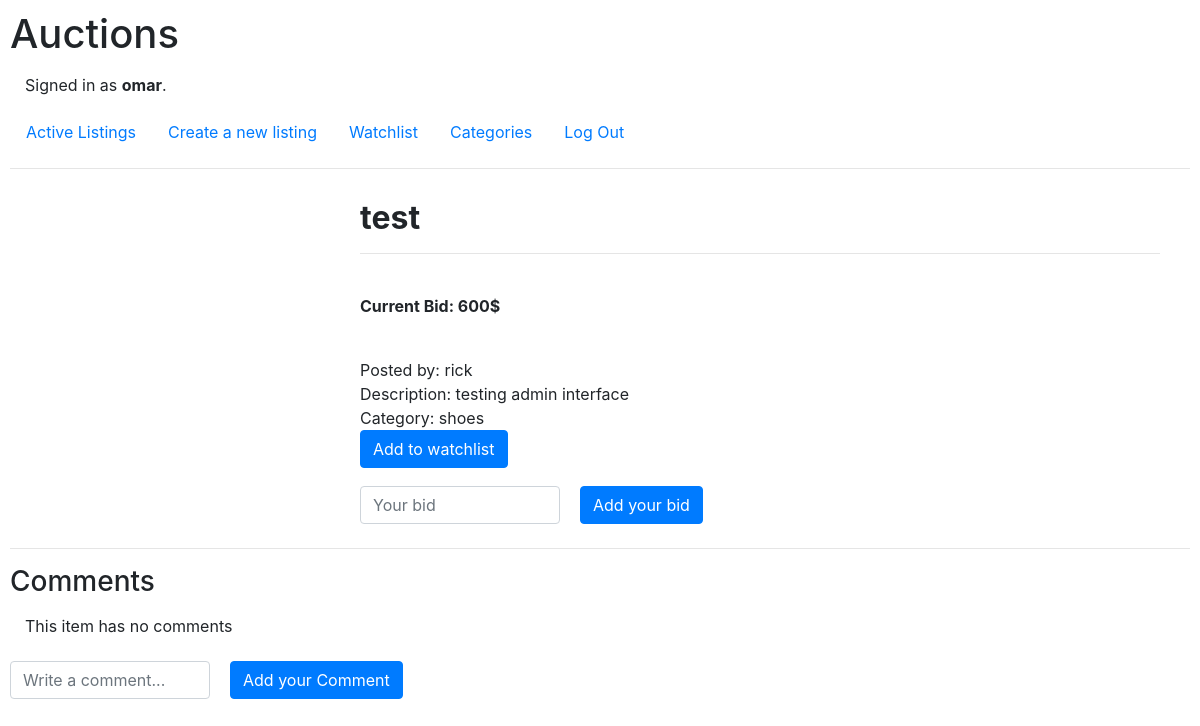
The page /lisitng/test (signed in) on the database its author committed.
### auctions/models.py (models this page shows)
class User(AbstractUser):
    pass

class Listing(models.Model):
	user = models.ForeignKey(User, on_delete= models.CASCADE, blank=False, default = "")
	title = models.CharField(max_length = 64, blank=False)
	description = models.CharField(max_length = 200, blank=False)
	starting_bid = models.IntegerField(blank = False)
	url = models.CharField(max_length = 500, blank = True)
	category = models.ForeignKey(Category, on_delete = models.CASCADE, default = "")
	sold = models.BooleanField(default = False)

class Category(models.Model):
	name = models.CharField(max_length = 64, blank = False)

### auctions/views.py (the view, shortened to what this page needs)
# urls.py: path("lisitng/<str:title>", views.listing, name= "listing"),
@login_required(login_url='login')
def listing(request, title):
    item = Listing.objects.get(title = title)
    comments = Comment.objects.filter(item = item)
    user_watchlist = Watchlist.objects.filter(user = request.user)
    if request.method == "POST":
        current_bid = request.POST["bid"]
        item.starting_bid = current_bid
        item.save()
        b = Bid(user = request.user, bid = current_bid, item = item)
        b.save()
    for liked in user_watchlist:
        if liked.item == item:
            return render(request, "auctions/listing.html",{
                "listing" : item,
                "min" : int(item.starting_bid) + 1,
                "comments" : comments,
                "in_watchlist": True
            })
    return render(request, "auctions/listing.html",{
            "listing" : item,
            "min" : int(item.starting_bid) + 1,
            "comments" : comments
        })

### auctions/templates/auctions/listing.html (shortened to what this page needs)
{% extends "auctions/layout.html" %}
{% block body %}
	<div class="post-container">
   		<div class="post-content">
   			<h3 class="post-title">{{listing.title}}<hr></h3>
   			<br><p style="font-weight: bold">Current Bid: {{listing.starting_bid}}$</p>
   			<br>Posted by: {{listing.user.username}}
			<br>Description: {{listing.description}}
			<br>Category: {{listing.category.name}}
		</div>
	</div>
	{% if message %}
		<div class="post-content"><br><b>{{message}}</b></div>
	{% else %}
		{% if user.username == listing.user.username %}
		<div class="post-content">
			<form action="{% url 'close' listing.title %}" method="POST">
				{% csrf_token%}
				<input type="submit"  value="close" class="btn btn-primary" style="margin-top: 15px">
			</form>
		</div>
		{% else %}
			{% if in_watchlist %}
			<div class="post-content">
				<form action="{% url 'remove_from_watchlist' listing.title %}" method = "POST">
					{% csrf_token%}
					<input type="submit" name="remove_from_watchlist" value="Remove From watchlist" style="margin-bottom: 10px" class="btn btn-primary">
				</form>
			</div>
			{% else %}
			<div class="post-content">
				<form action="{% url 'add_to_watchlist' listing.title %}"method = "POST">
					<input type="submit" name="add_to_watchlist" value="Add to watchlist" style="margin-bottom: 10px" class="btn btn-primary">
				</form>
			</div>
			{% endif %}
		<div class="post-content">
			<form action="{% url 'listing' listing.title %}" method="POST" class="form-inline">
				<input type="number" name="bid" min={{min}} class="form-control" style="max-width: 200px;" placeholder="Your bid">
				<input type="submit" value="Add your bid" class="btn btn-primary mb-2" style="margin-left: 20px; margin-top: 8px">
			</form>
		</div>
		{% endif %}
	{% endif %}
	<hr>
	<h3>Comments</h3>
	<div style="margin: 15px">
	{% for comment in comments %}
		<div style="margin-bottom: 10px">
		<b>{{comment.user}}</b>: {{comment.comment}}<br>
		</div>
	{% empty %}
		This item has no comments
	{% endfor %}
	</div>
	<form action="{% url 'comment' listing.title %}" method="POST" class="form-inline">
		<input type="text" name="comment" class="form-control" style="max-width: 200px;" placeholder="Write a comment... ">
		<input type="submit" value="Add your Comment" class="btn btn-primary mb-2" style="margin-left: 20px; margin-top: 8px">
	</form>
{% endblock %}

### auctions/templates/auctions/layout.html (shortened to what this page needs)
{% load static %}
<!DOCTYPE html>
<html lang="en">
    <head>
        <link rel="stylesheet" href="https://stackpath.bootstrapcdn.com/bootstrap/4.4.1/css/bootstrap.min.css">
        <link href="{% static 'auctions/styles.css' %}" rel="stylesheet">
    </head>
    <body>
        <h1>Auctions</h1>
        <div style="margin: 15px">
            {% if user.is_authenticated %}
                Signed in as <strong>{{ user.username }}</strong>.
            {% else %}
                Not signed in.
            {% endif %}
        </div>
        <ul class="nav">
            <li class="nav-item">
                <a class="nav-link" href="{% url 'index' %}">Active Listings</a>
            </li>
            <li>
                <a class="nav-link" href="{% url 'create'%}">Create a new listing</a>
            </li>
            <li>
                <a class="nav-link" href="{% url 'watchlist' %}">Watchlist</a>
            </li>
            <li>
                <a class="nav-link" href="{% url 'categories' %}">Categories</a>
            </li>
            {% if user.is_authenticated %}
                <li class="nav-item">
                    <a class="nav-link" href="{% url 'logout' %}">Log Out</a>
                </li>
            {% endif %}
        </ul>
        <hr>
        {% block body %}
        {% endblock %}
    </body>
</html>

### auctions/static/auctions/styles.css (style rules this page uses)
body { padding: 10px; }

### auctions/templates/auctions/layout.html (style rules this page uses)
.post-container { margin: 30px 30px 0 0; overflow: auto; }
.post-content { margin-left: 350px; }
.post-title { font-weight: bold; font-size: 200% }

### rows shown on the page
User: username "omar"
Listing: title "test", starting_bid "600", user.username "rick", description "testing admin interface", category.name "shoes"
